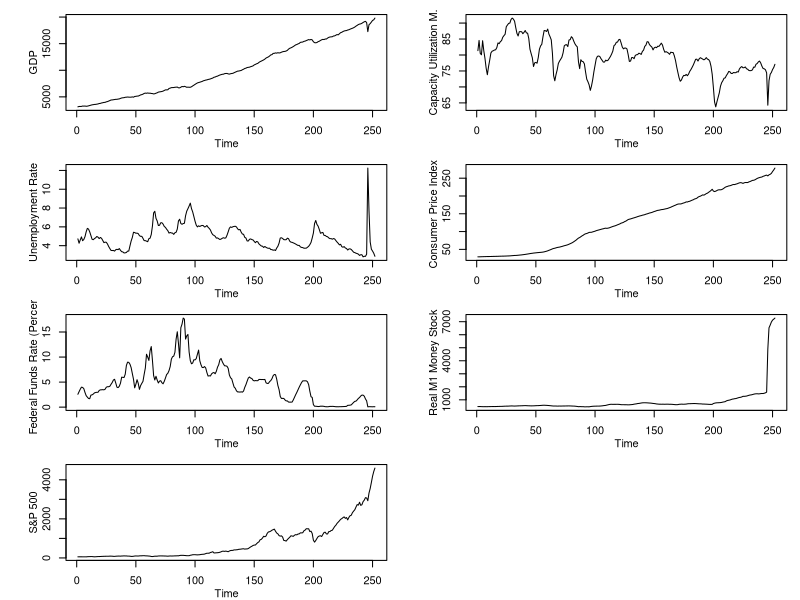
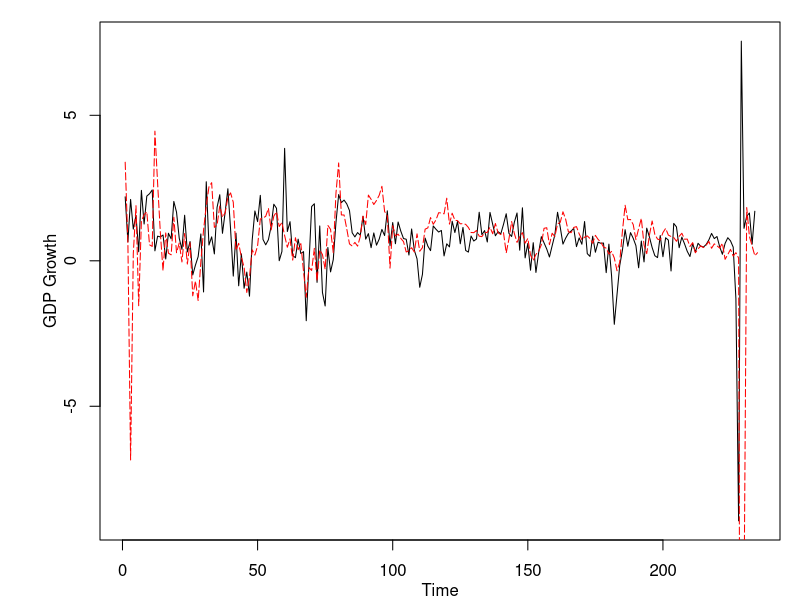
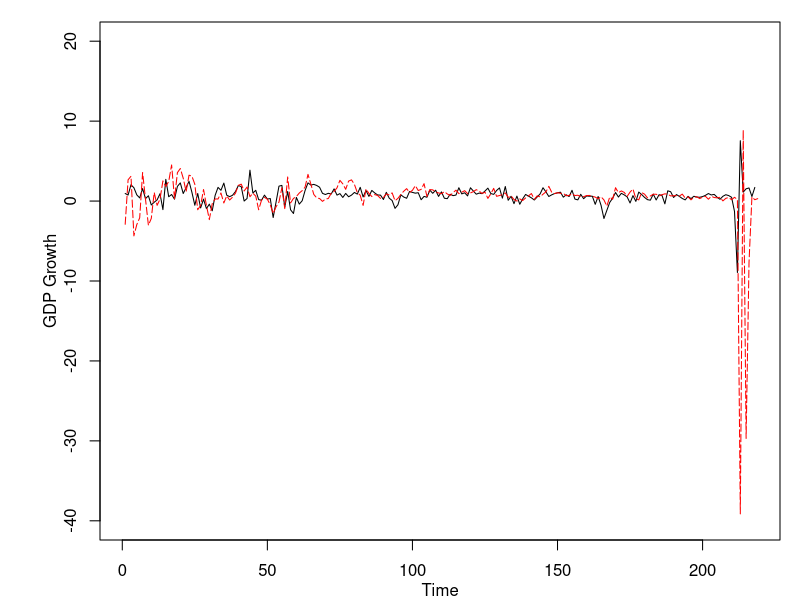
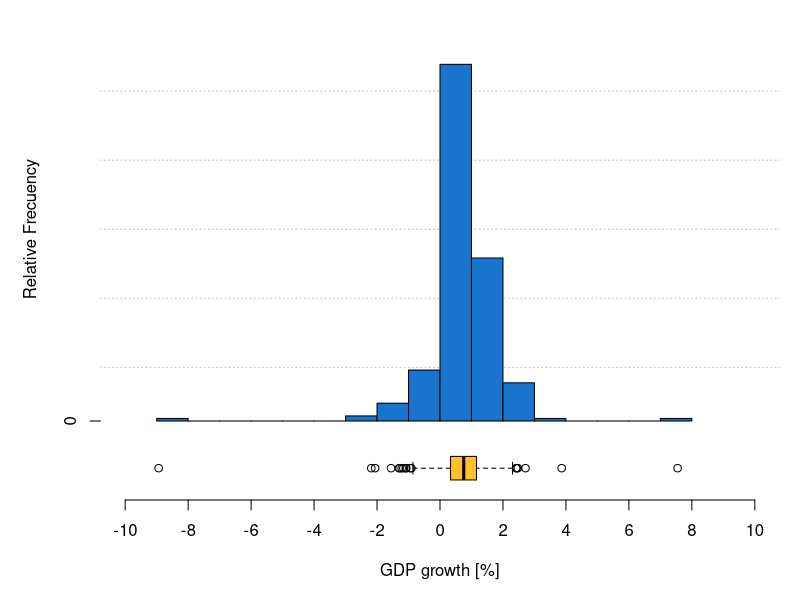
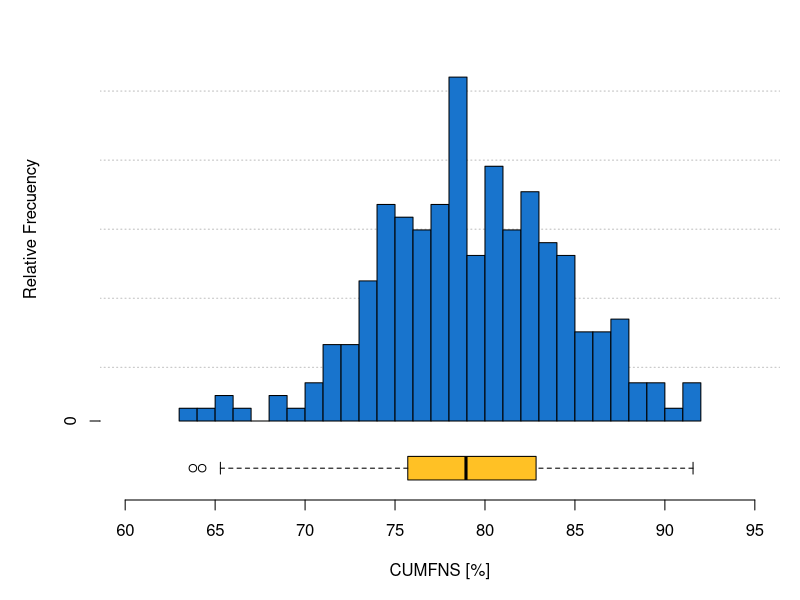
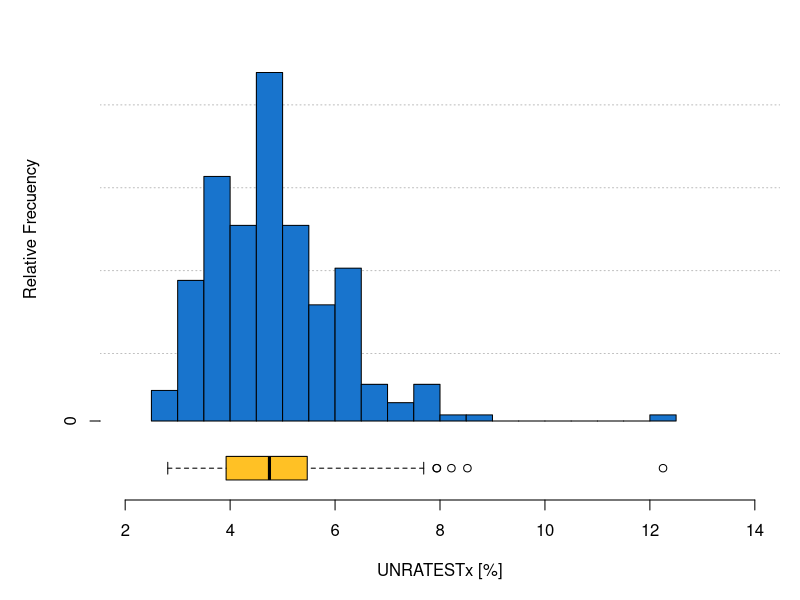
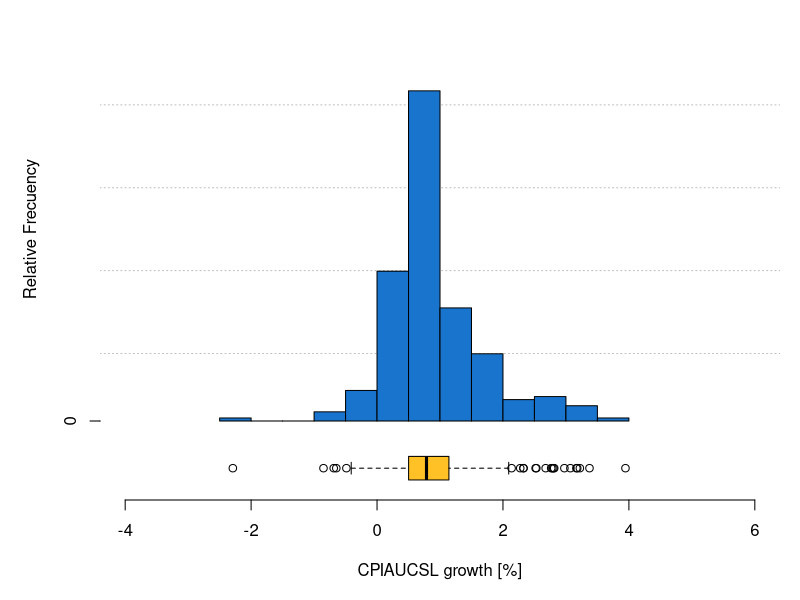
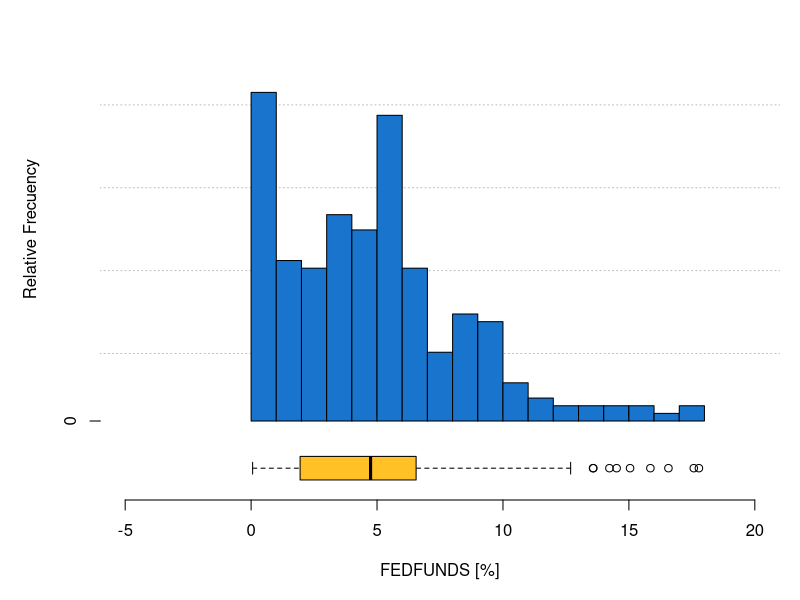

Generate these figures, in order, with R:
#*** Jorge Eduardo Durán Vásquez***
#*** Case Studies SS 2022 ***
#*** Project 1: One-Quarter-Ahead Forecasts of US GDP Growth A Vector Autoregression Approach 

###########***Upload and processing data***####################################

# Upload the data set
Data <- read.table(file = "2022-02.csv", header = TRUE, sep = ',')

# Pre-processing the data
testdata <-Data[3:254,]
NewData <- data.frame(Data$sasdate,Data$GDPC1,Data$CUMFNS,Data$UNRATESTx,Data$CPIAUCSL,Data$FEDFUNDS,Data$M1REAL,Data$S.P.500)

#Save the data without the first to rows
finaldataset <- NewData[3:254,]
class(finaldataset)

# Transforming Growth Gross Domestic Product (GDP) 
GDPgrowth = (diff(finaldataset$Data.GDPC1,1)/finaldataset$Data.GDPC1[1:251])*100

#Transforming Consumer Price Index (CPIAUCSL)
CPIAUCSLgrowth = (diff(finaldataset$Data.CPIAUCSL,1)/finaldataset$Data.CPIAUCSL[1:251])*100

# Transforming M1 money stock (M1REAL)
M1REALgrowth = (diff(finaldataset$Data.M1REAL,1)/finaldataset$Data.M1REAL[1:251])*100

#Transforming to Growth S&P 500 (S.P.500)
S.P.500growth = (diff(finaldataset$Data.S.P.500,1)/finaldataset$Data.S.P.500[1:251])*100

plottisdata <- data.frame(GDPgrowth,
                          finaldataset$Data.CUMFNS[2:252],
                          finaldataset$Data.UNRATESTx[2:252],
                          CPIAUCSLgrowth,
                          finaldataset$Data.FEDFUNDS[2:252],
                          M1REALgrowth,
                          S.P.500growth) 

colnames(plottisdata) <- c('GDP_growth',
                           'CUMFNS',
                           'UNRATESTx',
                           'CPIAUCSL',
                           'FEDFUNDS',
                           'M1REAL_growth',
                           'S.P.500_growth')

# Change the format of the data to get time series data

tis_GDPC1 <- ts(plottisdata$GDP_growth, start= c(1959,2), frequency = 4, end=c(2021,4))
tis_CUMFNS<- ts(plottisdata$CUMFNS, start= c(1959,2), frequency = 4, end=c(2021,4))
tis_UNRATESTx <- ts(plottisdata$UNRATESTx, start= c(1959,2), frequency = 4, end=c(2021,4))
tis_CPIAUCSL <- ts(plottisdata$CPIAUCSL, start= c(1959,2), frequency = 4, end=c(2021,4))
tis_FEDFUNDS <- ts(plottisdata$FEDFUNDS, start= c(1959,2), frequency = 4, end=c(2021,4))
tis_M1REAL <- ts(plottisdata$M1REAL_growth, start= c(1959,2), frequency = 4, end=c(2021,4))
tis_S.P.500 <- ts(plottisdata$S.P.500_growth, start= c(1959,2), frequency = 4, end=c(2021,4))


###########***Summary of the data ***########################################################################

summary(finaldataset)

#*** Growth Gross Domestic Product (GDP) ***#

pdf(file = "Hist_GDP.pdf",   # The directory you want to save the file in
    width = 5, # The width of the plot in inches
    height = 5) # The height of the plot in inches

# Layout to split the screen, here we are creating one column and 2 rows in the visualization.
layout(mat = matrix(c(1,2),2,1, byrow=TRUE), height = c(8,3))
# Now we set up the margin of the first graph that will be in the in the Layout function
par(mar=c(0, 5, 1.1, 1))
# Draw the histogram of the variable
h1<- hist(GDPgrowth, breaks = 20, plot = FALSE)
h1$counts=(h1$counts)/sum(h1$counts) #Relative frequencies
plot(h1, main= "",xlim=c(-10,10), ylim=c(0,0.60), xaxt="n",
     col="dodgerblue3", ylab="Relative Frecuency",
     panel.first=grid(NA, 6, col = "gray", lty = "dotted",lwd = par("lwd")))
# Now we set up the margin of the second graph that will be in the Layout function
par(mar=c(5, 5, 0, 1))
boxplot(GDPgrowth, horizontal = TRUE, frame=FALSE, ylim=c(-10,10), col= "goldenrod1", xlab ="GDP growth [%]",xaxt='n')
axis(1,at = seq(-10,10,2))

## Run dev.off() to create the PDF file
dev.off()

# Look for outliers
boxplot.stats(GDPgrowth)$out

#*** Manufacturing industry capacity utilization (CUMFNS) ***#

pdf(file = "Hist_CUMFNS.pdf",   # The directory you want to save the file in
    width = 5, # The width of the plot in inches
    height = 5) # The height of the plot in inches

# Layout to split the screen, here we are creating one column and 2 rows in the visualization.
layout(mat = matrix(c(1,2),2,1, byrow=TRUE), height = c(8,3))
# Now we set up the margin of the first graph that will be in the in the Layout function
par(mar=c(0, 5, 1.1, 1))
# Draw the histogram of the variable
h2<- hist(plottisdata$CUMFNS, breaks = 20, plot = FALSE)
h2$counts=(h2$counts)/sum(h2$counts) #Relative frequencies
plot(h2, main= "", xlim=c(60,95), ylim=c(0,0.12),
     col="dodgerblue3", ylab="Relative Frecuency", xaxt='n',
     panel.first=grid(NA, 6, col = "gray", lty = "dotted",lwd = par("lwd")))
# Now we set up the margin of the second graph that will be in the Layout function
par(mar=c(5, 5, 0, 1))
boxplot(plottisdata$CUMFNS, horizontal = TRUE, frame=FALSE, ylim=c(60,95), col= "goldenrod1", xlab ="CUMFNS [%]",xaxt='n')
axis(1,at = seq(60,95,5))

## Run dev.off() to create the PDF file
dev.off()

# Look for outliers
boxplot.stats(plottisdata$CUMFNS)$out

#*** Unemployment rate less than 27 weeks (UNRATESTx) ***#

pdf(file = "Hist_UNRATESTx.pdf",   # The directory you want to save the file in
    width = 5, # The width of the plot in inches
    height = 5) # The height of the plot in inches

# Layout to split the screen, here we are creating one column and 2 rows in the visualization.
layout(mat = matrix(c(1,2),2,1, byrow=TRUE), height = c(8,3))
# Now we set up the margin of the first graph that will be in the in the Layout function
par(mar=c(0, 5, 1.1, 1))
# Draw the histogram of the variable
h3<- hist(plottisdata$UNRATESTx, breaks = 20, plot = FALSE)
h3$counts=(h3$counts)/sum(h3$counts) #Relative frequencies
plot(h3, main= "", xlim=c(2,14), ylim=c(0,0.25),
     col="dodgerblue3", ylab="Relative Frecuency", xaxt='n',
     panel.first=grid(NA, 5, col = "gray", lty = "dotted",lwd = par("lwd")))
# Now we set up the margin of the second graph that will be in the Layout function
par(mar=c(5, 5, 0, 1))
boxplot(plottisdata$UNRATESTx, horizontal = TRUE, frame=FALSE, ylim=c(2,14), col= "goldenrod1", xlab ="UNRATESTx [%]",xaxt='n')
axis(1,at = seq(2,14,2))

## Run dev.off() to create the PDF file
dev.off()

# Look for outliers
boxplot.stats(plottisdata$UNRATESTx)$out

#*** Consumer price index for all urban consumers  (CPIAUCSL) ***#

pdf(file = "Hist_CPIAUCSL.pdf",   # The directory you want to save the file in
    width = 5, # The width of the plot in inches
    height = 5) # The height of the plot in inches

# Layout to split the screen, here we are creating one column and 2 rows in the visualization.
layout(mat = matrix(c(1,2),2,1, byrow=TRUE), height = c(8,3))
# Now we set up the margin of the first graph that will be in the in the Layout function
par(mar=c(0, 5, 1.1, 1))
# Draw the histogram of the variable
h4<- hist(plottisdata$CPIAUCSL, breaks = 20, plot = FALSE)
h4$counts=(h4$counts)/sum(h4$counts) #Relative frequencies
plot(h4, main= "", xlim=c(-4,6), ylim=c(0,0.5),
     col="dodgerblue3", ylab="Relative Frecuency", xaxt='n',
     panel.first=grid(NA, 5, col = "gray", lty = "dotted",lwd = par("lwd")))
# Now we set up the margin of the second graph that will be in the Layout function
par(mar=c(5, 5, 0, 1))
boxplot(plottisdata$CPIAUCSL, horizontal = TRUE, frame=FALSE, ylim=c(-4,6), col= "goldenrod1", xlab ="CPIAUCSL growth [%]",xaxt='n')
axis(1,at = seq(-4,6,2))

## Run dev.off() to create the PDF file
dev.off()

# Look for outliers
boxplot.stats(plottisdata$CPIAUCSL)$out

#*** Effective Federal Funds rate (FEDFUNDS) ***#

pdf(file = "Hist_FEDFUNDS.pdf",   # The directory you want to save the file in
    width = 5, # The width of the plot in inches
    height = 5) # The height of the plot in inches

# Layout to split the screen, here we are creating one column and 2 rows in the visualization.
layout(mat = matrix(c(1,2),2,1, byrow=TRUE), height = c(8,3))
# Now we set up the margin of the first graph that will be in the in the Layout function
par(mar=c(0, 5, 1.1, 1))
# Draw the histogram of the variable
h5<- hist(plottisdata$FEDFUNDS, breaks = 20, plot = FALSE)
h5$counts=(h5$counts)/sum(h5$counts) #Relative frequencies
plot(h5, main= "", xlim=c(-5,20), ylim=c(0,0.20),
     col="dodgerblue3", ylab="Relative Frecuency", xaxt='n',
     panel.first=grid(NA, 5, col = "gray", lty = "dotted",lwd = par("lwd")))
# Now we set up the margin of the second graph that will be in the Layout function
par(mar=c(5, 5, 0, 1))
boxplot(plottisdata$FEDFUNDS, horizontal = TRUE, frame=FALSE, ylim=c(-5,20), col= "goldenrod1", xlab ="FEDFUNDS [%]",xaxt='n')
axis(1,at = seq(-5,20,5))

## Run dev.off() to create the PDF file
dev.off()

# Look for outliers
boxplot.stats(plottisdata$FEDFUNDS)$out

#*** Real M1 money stock (M1REAL) ***#

pdf(file = "Hist_M1REAL.pdf",   # The directory you want to save the file in
    width = 5, # The width of the plot in inches
    height = 5) # The height of the plot in inches

# Layout to split the screen, here we are creating one column and 2 rows in the visualization.
layout(mat = matrix(c(1,2),2,1, byrow=TRUE), height = c(8,3))
# Now we set up the margin of the first graph that will be in the in the Layout function
par(mar=c(0, 5, 1.1, 1))
# Draw the histogram of the variable
h6<- hist(plottisdata$M1REAL_growth, breaks = 100, plot = FALSE)
h6$counts=(h6$counts)/sum(h6$counts) #Relative frequencies
plot(h6, main= "", 
     col="dodgerblue3", ylab="Relative Frecuency", xaxt='n', xlim=c(-20,220),
     panel.first=grid(NA, 5, col = "gray", lty = "dotted",lwd = par("lwd")))
# Now we set up the margin of the second graph that will be in the Layout function
par(mar=c(5, 5, 0, 1))
boxplot(plottisdata$M1REAL_growth, horizontal = TRUE, frame=FALSE, ylim=c(-20,220), col= "goldenrod1", xlab ="M1REAL growth [%]", xaxt='n')
axis(1,at = seq(-20,220,30))

## Run dev.off() to create the PDF file
dev.off()

# Look for outliers
boxplot.stats(plottisdata$M1REAL_growth)$out

#*** Standard & Poor's 500 common stock price index ***#

pdf(file = "Hist_S.P.500.pdf",   # The directory you want to save the file in
    width = 5, # The width of the plot in inches
    height = 5) # The height of the plot in inches

# Layout to split the screen, here we are creating one column and 2 rows in the visualization.
layout(mat = matrix(c(1,2),2,1, byrow=TRUE), height = c(8,3))
# Now we set up the margin of the first graph that will be in the in the Layout function
par(mar=c(0, 5, 1.1, 1))
# Draw the histogram of the variable
h7<- hist(plottisdata$S.P.500_growth, breaks = 20, plot = FALSE)
h7$counts=(h7$counts)/sum(h7$counts) #Relative frequencies
plot(h7, main= "", xlim=c(-30,30), ylim=c(0,0.20),
     col="dodgerblue3", ylab="Relative Frecuency", xaxt='n',
     panel.first=grid(NA, 5, col = "gray", lty = "dotted",lwd = par("lwd")))
# Now we set up the margin of the second graph that will be in the Layout function
par(mar=c(5, 5, 0, 1))
boxplot(plottisdata$S.P.500_growth, horizontal = TRUE, frame=FALSE, ylim=c(-30,30), col= "goldenrod1", xlab ="S&P 500 growth [%]", xaxt='n')
axis(1,at = seq(-30,30,10))

## Run dev.off() to create the PDF file
dev.off()

# Look for outliers
boxplot.stats(plottisdata$S.P.500_growth)$out

###########***Part a Ploting Time Series***############################################

# Without transformation 
par(mfrow=c(4,2),mar=c(3, 5, 1.1, 1),mgp=c(2,1,0))
plot(c(1:252),finaldataset$Data.GDPC1, type = 'l', xlab="Time", ylab="GDP")
plot(c(1:252),finaldataset$Data.CUMFNS, type = 'l', xlab="Time", ylab="Capacity Utilization M.")
plot(c(1:252),finaldataset$Data.UNRATESTx, type = 'l', xlab="Time", ylab="Unemployment Rate")
plot(c(1:252),finaldataset$Data.CPIAUCSL, type = 'l', xlab="Time", ylab="Consumer Price Index ")
plot(c(1:252),finaldataset$Data.FEDFUNDS, type = 'l', xlab="Time", ylab="Federal Funds Rate (Percent)")
plot(c(1:252),finaldataset$Data.M1REAL, type = 'l', xlab="Time", ylab="Real M1 Money Stock")
plot(c(1:252),finaldataset$Data.S.P.500, type = 'l', xlab="Time", ylab="S&P 500")


# With transformation 

pdf(file = "Time_Series.pdf",   # The directory you want to save the file in
    width = 6, # The width of the plot in inches
    height = 6) # The height of the plot in inches

par(mfrow=c(4,2),mar=c(3, 5, 1.1, 1),mgp=c(2,1,0))
ts.plot(tis_GDPC1, ylab="GDP Growth [%]", xlab="Years")
ts.plot(tis_CUMFNS, ylab="CUMFNS [%]", xlab="Years")
ts.plot(tis_UNRATESTx, ylab="UNRATESTx [%]", xlab="Years")
ts.plot(tis_CPIAUCSL, ylab="Inflation [%]", xlab="Years")
ts.plot(tis_FEDFUNDS, ylab="FEDFUNDS [%]", xlab="Years")
ts.plot(tis_M1REAL, ylab="M1REAL Growth [%]", xlab="Years")
ts.plot(tis_S.P.500, ylab="S&P 500 Growth [%]", xlab="Years")

## Run dev.off() to create the PDF file
dev.off()

###########***Part b AR(1) model***############################################

#We create a vector to store the predicted values
Forecastingtis_AR= c()

for (i in 1:(length(GDPgrowth)-2)){
  
  ones_AR = rep(1,(1+i))
  yt1_AR = GDPgrowth[1:(1+i)]
  
  z_AR = rbind(ones_AR,yt1_AR)
  Y_AR = rbind(GDPgrowth[2:(2+i)])
        
  C_AR = solve(z_AR%*%t(z_AR))
  B_AR = Y_AR%*%t(z_AR)
  A_AR = B_AR%*%C_AR
  
  pred_AR= A_AR[1,1] +
          (A_AR[1,2]*GDPgrowth[2+i])
    
    Forecastingtis_AR <-  append(Forecastingtis_AR,pred_AR)
  
}

GDPgrowth_graph_AR1 <- ts(GDPgrowth[-c(1:3)], start= c(1960,1), frequency = 4, end=c(2021,4))
Forecastingtis_AR1 <- ts(Forecastingtis_AR, start= c(1960,1), frequency = 4, end=c(2021,4))

GDPgrowth_AR_graph <- GDPgrowth[-c(1:3)]
 
pdf(file = "AR_1_GDP.pdf",   # The directory you want to save the file in
     width = 8, # The width of the plot in inches
     height = 5) # The height of the plot in inches

par(mfrow=c(1,1))
ts.plot(GDPgrowth_graph_AR1, type = 'l', xlab="Time [Years]", ylab="GDP Growth [%]",lwd = 2, ylim=c(-15,10))
points(Forecastingtis_AR1, col= 'red', type = 'l', lty= 1,lwd = 2)
 legend("topleft", legend=c("GDP growth","AR(1) forecast GDP growth"),
        col=c("black", "red"), lty=c("solid","solid"),lwd = c(2,2),cex=0.8)

## Run dev.off() to create the PDF file
dev.off()

forecasting_error_AR = (sqrt((1/length(GDPgrowth_AR_graph))*sum((GDPgrowth_AR_graph-Forecastingtis_AR[-c(249)])^2)))
forecasting_error_AR
# forecasting_error_AR1 = 1.206266

###########***Part c VAR(1) model***#########################################

#Estimation of the parameters with all available information

Forecasting_var= c()

for (i in 1:(length(GDPgrowth)-8)){

  ones = rep(1,(7+i))
  yt1 = GDPgrowth[1:(7+i)]
  yt2 = finaldataset$Data.CUMFNS[2:(8+i)]
  yt3 = finaldataset$Data.UNRATESTx[2:(8+i)]
  yt4 = CPIAUCSLgrowth[1:(7+i)]
  yt5 = finaldataset$Data.FEDFUNDS[2:(8+i)]
  yt6 = M1REALgrowth[1:(7+i)]
  yt7 = S.P.500growth[1:(7+i)]

  z = rbind(ones,yt1,yt2,yt3,yt4,yt5,yt6,yt7)
  Y = rbind(GDPgrowth[2:(8+i)],
            finaldataset$Data.CUMFNS[3:(9+i)],
            finaldataset$Data.UNRATESTx[3:(9+i)],
            CPIAUCSLgrowth[2:(8+i)],
            finaldataset$Data.FEDFUNDS[3:(9+i)],
            M1REALgrowth[2:(8+i)],
            S.P.500growth[2:(8+i)])
  
  C = solve(z%*%t(z))
  B = Y%*%t(z)
  A = B%*%C

  pred= A[1,1] +
       (A[1,2]*GDPgrowth[8+i])+
       (A[1,3]*finaldataset$Data.CUMFNS[9+i])+
       (A[1,4]*finaldataset$Data.UNRATESTx[9+i])+
       (A[1,5]*CPIAUCSLgrowth[8+i])+
       (A[1,6]*finaldataset$Data.FEDFUNDS[9+i])+
       (A[1,7]*M1REALgrowth[8+i])+
       (A[1,8]*S.P.500growth[8+i])

  Forecasting_var <-  append(Forecasting_var,pred)
  
}

Resd_1 = Y- (A%*%z)

GDPgrowth_graph_VAR1 <- ts(GDPgrowth[-c(1:9)], start= c(1961,3), frequency = 4, end=c(2021,4))
Forecastingtis_VAR1 <- ts(Forecasting_var[-c(243)], start= c(1961,3), frequency = 4, end=c(2021,4))

GDPgrowth_VAR_graph <- GDPgrowth[-c(1:9)]

pdf(file = "VAR_1_GDP.pdf",   # The directory you want to save the file in
    width = 10, # The width of the plot in inches
    height = 5) # The height of the plot in inches

par(mfrow=c(1,1))
ts.plot(GDPgrowth_graph_AR1, type = 'l', xlab="Time [Years]", ylab="GDP Growth [%]",lwd = 2, ylim=c(-15,10))
points(Forecastingtis_VAR1, col= 'blue', type = 'l', lty=1,lwd = 2)
points(Forecastingtis_AR1, col= 'red', type = 'l', lty=1,lwd = 2)
legend("topleft", legend=c("GDP growth","AR(1) forecast GDP growth","VAR(1) forecast GDP growth"),
       col=c("black", "red",'blue'), lty=c("solid","solid","solid"),lwd = c(2,2,2),cex=0.8)

## Run dev.off() to create the PDF file
dev.off()

forecasting_error_VAR = (sqrt((1/length(GDPgrowth_VAR_graph))*sum((GDPgrowth_VAR_graph-Forecasting_var[-c(243)])^2)))
forecasting_error_VAR
# forecasting_error_VAR = 1.980594

###########***Part d Granger causality***##############

#we estimate the variance of the error 

var_P1_1= solve(z%*%t(z))
var_P1_2= ((Resd_1%*%t(Resd_1))/(250-(7*1)-1))
var_P1 = kronecker(var_P1_1,var_P1_2)

# T-test statistic for GDP

t_test_GDP= A[1,2]/sqrt(var_P1[8,8])
t_test_GDP

#t_test_GDP 1.448

# For a large sample size it follows a normal distribution
# at the level of significance alpha = 0.05 we have that for a 
# 2 sided test the critical value is (+/-) 1.96
# because 1.448 < 1.96 we do not reject the null hypothesis, which indicates
# that the parameter estimation for lag 1 GDP could be 0.

t_test_CUMFNS= A[1,3]/sqrt(var_P1[15,15])
t_test_CUMFNS

# t_test_CUMFNS = 4.456844

t_test_UNRATESTx= A[1,4]/sqrt(var_P1[22,22])
t_test_UNRATESTx

# t_test_UNRATESTx = 4.03169

t_test_CPIAUCSL= A[1,5]/sqrt(var_P1[29,29])
t_test_CPIAUCSL

# t_test_CPIAUCSL = -1.607346 

t_test_FEDFUNDS= A[1,6]/sqrt(var_P1[36,36])
t_test_FEDFUNDS

# t_test_FEDFUNDS =  -2.013595

t_test_M1REAL= A[1,7]/sqrt(var_P1[43,43])
t_test_M1REAL

# t_test_M1REAL = 4.618165 

t_test_S.P.500= A[1,8]/sqrt(var_P1[50,50])
t_test_S.P.500

# t_test_S.P.500 = 3.453106

###########***Part e AIC***#########################################
# The forecasting error for VAR(1) was calculated in part c
#AIC For p=1

Forecasting_var_AIC_P1= c()

for (i in 1:(length(GDPgrowth)-11)){
  
  ones_AIC_P1 = rep(1,(7+i))
  yt1_AIC_P1 = GDPgrowth[4:(10+i)]
  yt2_AIC_P1 = finaldataset$Data.CUMFNS[5:(11+i)]
  yt3_AIC_P1 = finaldataset$Data.UNRATESTx[5:(11+i)]
  yt4_AIC_P1 = CPIAUCSLgrowth[4:(10+i)]
  yt5_AIC_P1 = finaldataset$Data.FEDFUNDS[5:(11+i)]
  yt6_AIC_P1 = M1REALgrowth[4:(10+i)]
  yt7_AIC_P1 = S.P.500growth[4:(10+i)]
  
  z_AIC_P1 = rbind(ones_AIC_P1,
            yt1_AIC_P1,
            yt2_AIC_P1,
            yt3_AIC_P1,
            yt4_AIC_P1,
            yt5_AIC_P1,
            yt6_AIC_P1,
            yt7_AIC_P1)
  
  Y_AIC_P1 = rbind(GDPgrowth[5:(11+i)],
            finaldataset$Data.CUMFNS[6:(12+i)],
            finaldataset$Data.UNRATESTx[6:(12+i)],
            CPIAUCSLgrowth[5:(11+i)],
            finaldataset$Data.FEDFUNDS[6:(12+i)],
            M1REALgrowth[5:(11+i)],
            S.P.500growth[5:(11+i)])
  
  C_AIC_P1 = solve(z_AIC_P1%*%t(z_AIC_P1))
  B_AIC_P1 = Y_AIC_P1%*%t(z_AIC_P1)
  A_AIC_P1 = B_AIC_P1%*%C_AIC_P1
  
  pred_AIC_P1= A_AIC_P1[1,1] +
    (A_AIC_P1[1,2]*GDPgrowth[12+i])+
    (A_AIC_P1[1,3]*finaldataset$Data.CUMFNS[13+i])+
    (A_AIC_P1[1,4]*finaldataset$Data.UNRATESTx[13+i])+
    (A_AIC_P1[1,5]*CPIAUCSLgrowth[12+i])+
    (A_AIC_P1[1,6]*finaldataset$Data.FEDFUNDS[13+i])+
    (A_AIC_P1[1,7]*M1REALgrowth[12+i])+
    (A_AIC_P1[1,8]*S.P.500growth[12+i])
  
  Forecasting_var_AIC_P1 <-  append(Forecasting_var_AIC_P1,pred_AIC_P1)
  
}


Resd_1_AIC_P1 = Y_AIC_P1- (A_AIC_P1%*%z_AIC_P1)
Cov_resM1_T_AIC_P1 = (Resd_1_AIC_P1%*%t(Resd_1_AIC_P1))/247
AIC_P1= log(det(Cov_resM1_T_AIC_P1)) + ((2/247)*(1*(7^2)+7))

AIC_P1
#AIC_P1 = 2.053082

#For p=2, first we calculate the forecasting error with all available information

Forecasting_var_P2= c()

for (i in 1:(length(GDPgrowth)-16)){
  
  ones_P2 = rep(1,(14+i))
  yt1_P2 = GDPgrowth[2:(15+i)]
  yt2_P2 = finaldataset$Data.CUMFNS[3:(16+i)]
  yt3_P2 = finaldataset$Data.UNRATESTx[3:(16+i)]
  yt4_P2 = CPIAUCSLgrowth[2:(15+i)]
  yt5_P2 = finaldataset$Data.FEDFUNDS[3:(16+i)]
  yt6_P2 = M1REALgrowth[2:(15+i)]
  yt7_P2 = S.P.500growth[2:(15+i)]
  yt8_P2 = GDPgrowth[1:(14+i)]
  yt9_P2 = finaldataset$Data.CUMFNS[2:(15+i)]
  yt10_P2 = finaldataset$Data.UNRATESTx[2:(15+i)]
  yt11_P2 = CPIAUCSLgrowth[1:(14+i)]
  yt12_P2 = finaldataset$Data.FEDFUNDS[2:(15+i)]
  yt13_P2 = M1REALgrowth[1:(14+i)]
  yt14_P2 = S.P.500growth[1:(14+i)]
  
  z_P2 = rbind(ones_P2,
               yt1_P2,
               yt2_P2,
               yt3_P2,
               yt4_P2,
               yt5_P2,
               yt6_P2,
               yt7_P2,
               yt8_P2,
               yt9_P2,
               yt10_P2,
               yt11_P2,
               yt12_P2,
               yt13_P2,
               yt14_P2)
  
  Y_P2 = rbind(GDPgrowth[3:(16+i)],
               finaldataset$Data.CUMFNS[4:(17+i)],
               finaldataset$Data.UNRATESTx[4:(17+i)],
               CPIAUCSLgrowth[3:(16+i)],
               finaldataset$Data.FEDFUNDS[4:(17+i)],
               M1REALgrowth[3:(16+i)],
               S.P.500growth[3:(16+i)])
  
  C_P2 = solve(z_P2%*%t(z_P2))
  B_P2 = Y_P2%*%t(z_P2)
  A_P2 = B_P2%*%C_P2
  
  pred_P2= A_P2[1,1] +
    (A_P2[1,2]*GDPgrowth[16+i])+
    (A_P2[1,3]*finaldataset$Data.CUMFNS[17+i])+
    (A_P2[1,4]*finaldataset$Data.UNRATESTx[17+i])+
    (A_P2[1,5]*CPIAUCSLgrowth[16+i])+
    (A_P2[1,6]*finaldataset$Data.FEDFUNDS[17+i])+
    (A_P2[1,7]*M1REALgrowth[16+i])+
    (A_P2[1,8]*S.P.500growth[16+i])+
    (A_P2[1,9]*GDPgrowth[15+i])+
    (A_P2[1,10]*finaldataset$Data.CUMFNS[16+i])+
    (A_P2[1,11]*finaldataset$Data.UNRATESTx[16+i])+
    (A_P2[1,12]*CPIAUCSLgrowth[15+i])+
    (A_P2[1,13]*finaldataset$Data.FEDFUNDS[16+i])+
    (A_P2[1,14]*M1REALgrowth[15+i])+
    (A_P2[1,15]*S.P.500growth[15+i])
  
  Forecasting_var_P2 <-  append(Forecasting_var_P2,pred_P2)

}

GDPgrowth_VAR_graph_P2 <- GDPgrowth[-c(1:17)]

par(mfrow=c(1,1))
ts.plot(GDPgrowth_VAR_graph_P2, type = 'l', xlab="Time", ylab="GDP Growth")
points(Forecasting_var_P2[-c(249)], col= 'red', type = 'l', lty=5)

forecasting_error_VAR_P2 = (sqrt((1/length(GDPgrowth_VAR_graph_P2))*sum((GDPgrowth_VAR_graph_P2-Forecasting_var_P2[-c(235)])^2)))
forecasting_error_VAR_P2

# forecasting_error_VAR = 3.003182

# AIC for P=2

Forecasting_var_AIC_P2= c()

for (i in 1:(length(GDPgrowth)-18)){
  
  ones_AIC_P2 = rep(1,(14+i))
  yt1_AIC_P2 = GDPgrowth[4:(17+i)]
  yt2_AIC_P2 = finaldataset$Data.CUMFNS[5:(18+i)]
  yt3_AIC_P2 = finaldataset$Data.UNRATESTx[5:(18+i)]
  yt4_AIC_P2 = CPIAUCSLgrowth[4:(17+i)]
  yt5_AIC_P2 = finaldataset$Data.FEDFUNDS[5:(18+i)]
  yt6_AIC_P2 = M1REALgrowth[4:(17+i)]
  yt7_AIC_P2 = S.P.500growth[4:(17+i)]
  yt8_AIC_P2 = GDPgrowth[3:(16+i)]
  yt9_AIC_P2 = finaldataset$Data.CUMFNS[4:(17+i)]
  yt10_AIC_P2 = finaldataset$Data.UNRATESTx[4:(17+i)]
  yt11_AIC_P2 = CPIAUCSLgrowth[3:(16+i)]
  yt12_AIC_P2 = finaldataset$Data.FEDFUNDS[4:(17+i)]
  yt13_AIC_P2 = M1REALgrowth[3:(16+i)]
  yt14_AIC_P2 = S.P.500growth[3:(16+i)]
  
  z_AIC_P2 = rbind(ones_AIC_P2,
                   yt1_AIC_P2,
                   yt2_AIC_P2,
                   yt3_AIC_P2,
                   yt4_AIC_P2,
                   yt5_AIC_P2,
                   yt6_AIC_P2,
                   yt7_AIC_P2,
                   yt8_AIC_P2,
                   yt9_AIC_P2,
                   yt10_AIC_P2,
                   yt11_AIC_P2,
                   yt12_AIC_P2,
                   yt13_AIC_P2,
                   yt14_AIC_P2)
  
  Y_AIC_P2 = rbind(GDPgrowth[5:(18+i)],
                   finaldataset$Data.CUMFNS[6:(19+i)],
                   finaldataset$Data.UNRATESTx[6:(19+i)],
                   CPIAUCSLgrowth[5:(18+i)],
                   finaldataset$Data.FEDFUNDS[6:(19+i)],
                   M1REALgrowth[5:(18+i)],
                   S.P.500growth[5:(18+i)])
  
  C_AIC_P2 = solve(z_AIC_P2%*%t(z_AIC_P2))
  B_AIC_P2 = Y_AIC_P2%*%t(z_AIC_P2)
  A_AIC_P2 = B_AIC_P2%*%C_AIC_P2
  
  pred_AIC_P2= A_AIC_P2[1,1] +
               (A_AIC_P2[1,2]*GDPgrowth[18+i])+
              (A_AIC_P2[1,3]*finaldataset$Data.CUMFNS[19+i])+
              (A_AIC_P2[1,4]*finaldataset$Data.UNRATESTx[19+i])+
              (A_AIC_P2[1,5]*CPIAUCSLgrowth[18+i])+
              (A_AIC_P2[1,6]*finaldataset$Data.FEDFUNDS[19+i])+
              (A_AIC_P2[1,7]*M1REALgrowth[18+i])+
              (A_AIC_P2[1,8]*S.P.500growth[18+i])+
              (A_AIC_P2[1,9]*GDPgrowth[17+i])+
              (A_AIC_P2[1,10]*finaldataset$Data.CUMFNS[18+i])+
              (A_AIC_P2[1,11]*finaldataset$Data.UNRATESTx[18+i])+
              (A_AIC_P2[1,12]*CPIAUCSLgrowth[17+i])+
              (A_AIC_P2[1,13]*finaldataset$Data.FEDFUNDS[18+i])+
              (A_AIC_P2[1,14]*M1REALgrowth[17+i])+
              (A_AIC_P2[1,15]*S.P.500growth[17+i])
  
  Forecasting_var_AIC_P2 <-  append(Forecasting_var_AIC_P2,pred_AIC_P2)
  
}


Resd_1_AIC_P2 = Y_AIC_P2 - (A_AIC_P2%*%z_AIC_P2)
Cov_resM1_T_AIC_P2 = (Resd_1_AIC_P2%*%t(Resd_1_AIC_P2))/247
AIC_P2= log(det(Cov_resM1_T_AIC_P2)) + ((2/247)*(2*(7^2)+7))

AIC_P2

#AIC_P2 = 1.407417

#For p=3, first we calculate the forecasting error with all available information

Forecasting_var_P3= c()

for (i in 1:(length(GDPgrowth)-24)){
  
  ones_P3 = rep(1,(21+i))
  yt1_P3 = GDPgrowth[3:(23+i)]
  yt2_P3 = finaldataset$Data.CUMFNS[4:(24+i)]
  yt3_P3 = finaldataset$Data.UNRATESTx[4:(24+i)]
  yt4_P3 = CPIAUCSLgrowth[3:(23+i)]
  yt5_P3 = finaldataset$Data.FEDFUNDS[4:(24+i)]
  yt6_P3 = M1REALgrowth[3:(23+i)]
  yt7_P3 = S.P.500growth[3:(23+i)]
  yt8_P3 = GDPgrowth[2:(22+i)]
  yt9_P3 = finaldataset$Data.CUMFNS[3:(23+i)]
  yt10_P3 = finaldataset$Data.UNRATESTx[3:(23+i)]
  yt11_P3 = CPIAUCSLgrowth[2:(22+i)]
  yt12_P3 = finaldataset$Data.FEDFUNDS[3:(23+i)]
  yt13_P3 = M1REALgrowth[2:(22+i)]
  yt14_P3 = S.P.500growth[2:(22+i)]
  yt15_P3 = GDPgrowth[1:(21+i)]
  yt16_P3 = finaldataset$Data.CUMFNS[2:(22+i)]
  yt17_P3 = finaldataset$Data.UNRATESTx[2:(22+i)]
  yt18_P3 = CPIAUCSLgrowth[1:(21+i)]
  yt19_P3 = finaldataset$Data.FEDFUNDS[2:(22+i)]
  yt20_P3 = M1REALgrowth[1:(21+i)]
  yt21_P3 = S.P.500growth[1:(21+i)]

  z_P3 = rbind(ones_P3,
               yt1_P3,
               yt2_P3,
               yt3_P3,
               yt4_P3,
               yt5_P3,
               yt6_P3,
               yt7_P3,
               yt8_P3,
               yt9_P3,
               yt10_P3,
               yt11_P3,
               yt12_P3,
               yt13_P3,
               yt14_P3,
               yt15_P3,
               yt16_P3,
               yt17_P3,
               yt18_P3,
               yt19_P3,
               yt20_P3,
               yt21_P3)
  
  Y_P3 = rbind(GDPgrowth[4:(24+i)],
               finaldataset$Data.CUMFNS[5:(25+i)],
               finaldataset$Data.UNRATESTx[5:(25+i)],
               CPIAUCSLgrowth[4:(24+i)],
               finaldataset$Data.FEDFUNDS[5:(25+i)],
               M1REALgrowth[4:(24+i)],
               S.P.500growth[4:(24+i)])
  
  C_P3 = solve(z_P3%*%t(z_P3))
  B_P3 = Y_P3%*%t(z_P3)
  A_P3 = B_P3%*%C_P3
  
  pred_P3= A_P3[1,1] +
    (A_P3[1,2]*GDPgrowth[24+i])+
    (A_P3[1,3]*finaldataset$Data.CUMFNS[25+i])+
    (A_P3[1,4]*finaldataset$Data.UNRATESTx[25+i])+
    (A_P3[1,5]*CPIAUCSLgrowth[24+i])+
    (A_P3[1,6]*finaldataset$Data.FEDFUNDS[25+i])+
    (A_P3[1,7]*M1REALgrowth[24+i])+
    (A_P3[1,8]*S.P.500growth[24+i])+
    (A_P3[1,9]*GDPgrowth[23+i])+
    (A_P3[1,10]*finaldataset$Data.CUMFNS[24+i])+
    (A_P3[1,11]*finaldataset$Data.UNRATESTx[24+i])+
    (A_P3[1,12]*CPIAUCSLgrowth[23+i])+
    (A_P3[1,13]*finaldataset$Data.FEDFUNDS[24+i])+
    (A_P3[1,14]*M1REALgrowth[23+i])+
    (A_P3[1,15]*S.P.500growth[23+i])+
    (A_P3[1,16]*GDPgrowth[22+i])+
    (A_P3[1,17]*finaldataset$Data.CUMFNS[23+i])+
    (A_P3[1,18]*finaldataset$Data.UNRATESTx[23+i])+
    (A_P3[1,19]*CPIAUCSLgrowth[22+i])+
    (A_P3[1,20]*finaldataset$Data.FEDFUNDS[23+i])+
    (A_P3[1,21]*M1REALgrowth[22+i])+
    (A_P3[1,22]*S.P.500growth[22+i])

  Forecasting_var_P3 <- append(Forecasting_var_P3,pred_P3)

}


GDPgrowth_graph_VAR3 <- ts(GDPgrowth[-c(1:25)], start= c(1965,3), frequency = 4, end=c(2021,4))
Forecastingtis_VAR3 <- ts(Forecasting_var_P3[-c(227)], start= c(1965,3), frequency = 4, end=c(2021,4))
Forecasting_VAR1_P3 <- ts(Forecasting_var[17:242], start= c(1965,3), frequency = 4, end=c(2021,4))
Forecastingtis_P3 <- ts(Forecastingtis_AR1[23:248], start= c(1965,3), frequency = 4, end=c(2021,4))

GDPgrowth_VAR_graph_P3 <- GDPgrowth[-c(1:25)]

pdf(file = "VAR_3_GDP.pdf",   # The directory you want to save the file in
    width = 15, # The width of the plot in inches
    height = 10) # The height of the plot in inches


par(mfrow=c(1,1))
ts.plot(GDPgrowth_graph_VAR3, type = 'l', xlab="Time [Years]", ylab="GDP Growth [%]", ylim=c(-35,15),lwd = 2)
points(Forecastingtis_VAR3, col= 'magenta2', type = 'l', lty=1,lwd = 2)
points(Forecasting_VAR1_P3, col= 'blue', type = 'l', lty=1,lwd = 2)
points(Forecastingtis_P3, col= 'red', type = 'l', lty=1,lwd = 2)
legend("bottomleft", legend=c("GDP growth","AR(1) forecast GDP growth","VAR(1) forecast GDP growth","VAR(3) forecast GDP growth"),
       col=c("black", "red",'blue','magenta2'), lty=c("solid","solid","solid","solid"),lwd = c(3,3,3,3), cex = 1.5)

## Run dev.off() to create the PDF file
dev.off()

forecasting_error_VAR_P3= (sqrt((1/length(GDPgrowth_VAR_graph_P3))*sum((GDPgrowth_VAR_graph_P3-Forecasting_var_P3[-c(227)])^2)))
forecasting_error_VAR_P3

# forecasting_error_VAR = 3.87826

# AIC for P=3

Forecasting_var_AIC_P3= c()

for (i in 1:(length(GDPgrowth)-25)){
  
  ones_AIC_P3 = rep(1,(21+i))
  yt1_AIC_P3 = GDPgrowth[4:(24+i)]
  yt2_AIC_P3 = finaldataset$Data.CUMFNS[5:(25+i)]
  yt3_AIC_P3 = finaldataset$Data.UNRATESTx[5:(25+i)]
  yt4_AIC_P3 = CPIAUCSLgrowth[4:(24+i)]
  yt5_AIC_P3 = finaldataset$Data.FEDFUNDS[5:(25+i)]
  yt6_AIC_P3 = M1REALgrowth[4:(24+i)]
  yt7_AIC_P3 = S.P.500growth[4:(24+i)]
  yt8_AIC_P3 = GDPgrowth[3:(23+i)]
  yt9_AIC_P3 = finaldataset$Data.CUMFNS[4:(24+i)]
  yt10_AIC_P3 = finaldataset$Data.UNRATESTx[4:(24+i)]
  yt11_AIC_P3 = CPIAUCSLgrowth[3:(23+i)]
  yt12_AIC_P3 = finaldataset$Data.FEDFUNDS[4:(24+i)]
  yt13_AIC_P3 = M1REALgrowth[3:(23+i)]
  yt14_AIC_P3 = S.P.500growth[3:(23+i)]
  yt15_AIC_P3 = GDPgrowth[2:(22+i)]
  yt16_AIC_P3 = finaldataset$Data.CUMFNS[3:(23+i)]
  yt17_AIC_P3 = finaldataset$Data.UNRATESTx[3:(23+i)]
  yt18_AIC_P3 = CPIAUCSLgrowth[2:(22+i)]
  yt19_AIC_P3 = finaldataset$Data.FEDFUNDS[3:(23+i)]
  yt20_AIC_P3 = M1REALgrowth[2:(22+i)]
  yt21_AIC_P3 = S.P.500growth[2:(22+i)]
  
  z_AIC_P3 = rbind(ones_AIC_P3,
                   yt1_AIC_P3,
                   yt2_AIC_P3,
                   yt3_AIC_P3,
                   yt4_AIC_P3,
                   yt5_AIC_P3,
                   yt6_AIC_P3,
                   yt7_AIC_P3,
                   yt8_AIC_P3,
                   yt9_AIC_P3,
                   yt10_AIC_P3,
                   yt11_AIC_P3,
                   yt12_AIC_P3,
                   yt13_AIC_P3,
                   yt14_AIC_P3,
                   yt15_AIC_P3,
                   yt16_AIC_P3,
                   yt17_AIC_P3,
                   yt18_AIC_P3,
                   yt19_AIC_P3,
                   yt20_AIC_P3,
                   yt21_AIC_P3)
  
  Y_AIC_P3 = rbind(GDPgrowth[5:(25+i)],
                   finaldataset$Data.CUMFNS[6:(26+i)],
                   finaldataset$Data.UNRATESTx[6:(26+i)],
                   CPIAUCSLgrowth[5:(25+i)],
                   finaldataset$Data.FEDFUNDS[6:(26+i)],
                   M1REALgrowth[5:(25+i)],
                   S.P.500growth[5:(25+i)])
  
  C_AIC_P3 = solve(z_AIC_P3%*%t(z_AIC_P3))
  B_AIC_P3 = Y_AIC_P3%*%t(z_AIC_P3)
  A_AIC_P3 = B_AIC_P3%*%C_AIC_P3
  
  pred_AIC_P3= A_AIC_P3[1,1] +
    (A_AIC_P3[1,2]*GDPgrowth[25+i])+
    (A_AIC_P3[1,3]*finaldataset$Data.CUMFNS[26+i])+
    (A_AIC_P3[1,4]*finaldataset$Data.UNRATESTx[26+i])+
    (A_AIC_P3[1,5]*CPIAUCSLgrowth[25+i])+
    (A_AIC_P3[1,6]*finaldataset$Data.FEDFUNDS[26+i])+
    (A_AIC_P3[1,7]*M1REALgrowth[25+i])+
    (A_AIC_P3[1,8]*S.P.500growth[25+i])+
    (A_AIC_P3[1,9]*GDPgrowth[24+i])+
    (A_AIC_P3[1,10]*finaldataset$Data.CUMFNS[25+i])+
    (A_AIC_P3[1,11]*finaldataset$Data.UNRATESTx[25+i])+
    (A_AIC_P3[1,12]*CPIAUCSLgrowth[24+i])+
    (A_AIC_P3[1,13]*finaldataset$Data.FEDFUNDS[25+i])+
    (A_AIC_P3[1,14]*M1REALgrowth[24+i])+
    (A_AIC_P3[1,15]*S.P.500growth[24+i])+
    (A_AIC_P3[1,16]*GDPgrowth[23+i])+
    (A_AIC_P3[1,17]*finaldataset$Data.CUMFNS[24+i])+
    (A_AIC_P3[1,18]*finaldataset$Data.UNRATESTx[24+i])+
    (A_AIC_P3[1,19]*CPIAUCSLgrowth[23+i])+
    (A_AIC_P3[1,20]*finaldataset$Data.FEDFUNDS[24+i])+
    (A_AIC_P3[1,21]*M1REALgrowth[23+i])+
    (A_AIC_P3[1,22]*S.P.500growth[23+i])
  
  Forecasting_var_AIC_P3 <-  append(Forecasting_var_AIC_P3,pred_AIC_P3)
  
}


Resd_1_AIC_P3 = Y_AIC_P3 - (A_AIC_P3%*%z_AIC_P3)
Cov_resM1_T_AIC_P3 = (Resd_1_AIC_P3%*%t(Resd_1_AIC_P3))/247
AIC_P3= log(det(Cov_resM1_T_AIC_P3)) + ((2/247)*(3*(7^2)+7))

AIC_P3

#AIC_P3 = 1.327928


#For p=4

Forecasting_var_P4= c()

for (i in 1:(length(GDPgrowth)-32)){
  
  ones_P4 = rep(1,(28+i))
  yt1_P4 = GDPgrowth[4:(31+i)]
  yt2_P4 = finaldataset$Data.CUMFNS[5:(32+i)]
  yt3_P4 = finaldataset$Data.UNRATESTx[5:(32+i)]
  yt4_P4 = CPIAUCSLgrowth[4:(31+i)]
  yt5_P4 = finaldataset$Data.FEDFUNDS[5:(32+i)]
  yt6_P4 = M1REALgrowth[4:(31+i)]
  yt7_P4 = S.P.500growth[4:(31+i)]
  yt8_P4 = GDPgrowth[3:(30+i)]
  yt9_P4 = finaldataset$Data.CUMFNS[4:(31+i)]
  yt10_P4 = finaldataset$Data.UNRATESTx[4:(31+i)]
  yt11_P4 = CPIAUCSLgrowth[3:(30+i)]
  yt12_P4 = finaldataset$Data.FEDFUNDS[4:(31+i)]
  yt13_P4 = M1REALgrowth[3:(30+i)]
  yt14_P4 = S.P.500growth[3:(30+i)]
  yt15_P4 = GDPgrowth[2:(29+i)]
  yt16_P4 = finaldataset$Data.CUMFNS[3:(30+i)]
  yt17_P4 = finaldataset$Data.UNRATESTx[3:(30+i)]
  yt18_P4 = CPIAUCSLgrowth[2:(29+i)]
  yt19_P4 = finaldataset$Data.FEDFUNDS[3:(30+i)]
  yt20_P4 = M1REALgrowth[2:(29+i)]
  yt21_P4 = S.P.500growth[2:(29+i)]
  yt22_P4 = GDPgrowth[1:(28+i)]
  yt23_P4 = finaldataset$Data.CUMFNS[2:(29+i)]
  yt24_P4 = finaldataset$Data.UNRATESTx[2:(29+i)]
  yt25_P4 = CPIAUCSLgrowth[1:(28+i)]
  yt26_P4 = finaldataset$Data.FEDFUNDS[2:(29+i)]
  yt27_P4 = M1REALgrowth[1:(28+i)]
  yt28_P4 = S.P.500growth[1:(28+i)]
  
  z_P4 = rbind(ones_P4,
               yt1_P4,
               yt2_P4,
               yt3_P4,
               yt4_P4,
               yt5_P4,
               yt6_P4,
               yt7_P4,
               yt8_P4,
               yt9_P4,
               yt10_P4,
               yt11_P4,
               yt12_P4,
               yt13_P4,
               yt14_P4,
               yt15_P4,
               yt16_P4,
               yt17_P4,
               yt18_P4,
               yt19_P4,
               yt20_P4,
               yt21_P4,
               yt22_P4,
               yt23_P4,
               yt24_P4,
               yt25_P4,
               yt26_P4,
               yt27_P4,
               yt28_P4)
  
  Y_P4 = rbind(GDPgrowth[5:(32+i)],
               finaldataset$Data.CUMFNS[6:(33+i)],
               finaldataset$Data.UNRATESTx[6:(33+i)],
               CPIAUCSLgrowth[5:(32+i)],
               finaldataset$Data.FEDFUNDS[6:(33+i)],
               M1REALgrowth[5:(32+i)],
               S.P.500growth[5:(32+i)])
  
  C_P4 = solve(z_P4%*%t(z_P4))
  B_P4 = Y_P4%*%t(z_P4)
  A_P4 = B_P4%*%C_P4
  
  pred_P4= A_P4[1,1] +
    (A_P4[1,2]*GDPgrowth[32+i])+
    (A_P4[1,3]*finaldataset$Data.CUMFNS[33+i])+
    (A_P4[1,4]*finaldataset$Data.UNRATESTx[33+i])+
    (A_P4[1,5]*CPIAUCSLgrowth[32+i])+
    (A_P4[1,6]*finaldataset$Data.FEDFUNDS[33+i])+
    (A_P4[1,7]*M1REALgrowth[32+i])+
    (A_P4[1,8]*S.P.500growth[32+i])+
    (A_P4[1,9]*GDPgrowth[31+i])+
    (A_P4[1,10]*finaldataset$Data.CUMFNS[32+i])+
    (A_P4[1,11]*finaldataset$Data.UNRATESTx[32+i])+
    (A_P4[1,12]*CPIAUCSLgrowth[31+i])+
    (A_P4[1,13]*finaldataset$Data.FEDFUNDS[32+i])+
    (A_P4[1,14]*M1REALgrowth[31+i])+
    (A_P4[1,15]*S.P.500growth[31+i])+
    (A_P4[1,16]*GDPgrowth[30+i])+
    (A_P4[1,17]*finaldataset$Data.CUMFNS[31+i])+
    (A_P4[1,18]*finaldataset$Data.UNRATESTx[31+i])+
    (A_P4[1,19]*CPIAUCSLgrowth[30+i])+
    (A_P4[1,20]*finaldataset$Data.FEDFUNDS[31+i])+
    (A_P4[1,21]*M1REALgrowth[30+i])+
    (A_P4[1,22]*S.P.500growth[30+i])+
    (A_P4[1,23]*GDPgrowth[29+i])+
    (A_P4[1,24]*finaldataset$Data.CUMFNS[30+i])+
    (A_P4[1,25]*finaldataset$Data.UNRATESTx[30+i])+
    (A_P4[1,26]*CPIAUCSLgrowth[29+i])+
    (A_P4[1,27]*finaldataset$Data.FEDFUNDS[30+i])+
    (A_P4[1,28]*M1REALgrowth[29+i])+
    (A_P4[1,29]*S.P.500growth[29+i])
  
  
  Forecasting_var_P4 <- append(Forecasting_var_P4,pred_P4)
  
}

Resd_2_P4= Y_P4-(A_P4%*%z_P4)

Cov_resM4_T = (Resd_2_P4%*%t(Resd_2_P4))/247

AIC_P4= log(det(Cov_resM4_T)) + ((2/247)*((4*(7^2))+7))

AIC_P4

#AIC_P4 = 1.442107

GDPgrowth_VAR_graph_P4 <- GDPgrowth[-c(1:33)]

par(mfrow=c(1,1))
ts.plot(GDPgrowth_VAR_graph_P4, type = 'l', xlab="Time", ylab="GDP Growth", ylim=c(-40,20))
points(Forecasting_var_P4, col= 'red', type = 'l', lty=5)
# points(Forecastingtis[7:248], col= 'blue', type = 'l', lty=5)

forecasting_error_VAR_P4= (sqrt((1/length(GDPgrowth_VAR_graph_P4))*sum((GDPgrowth_VAR_graph_P4-Forecasting_var_P4[-c(219)])^2)))
forecasting_error_VAR_P4

# forecasting_error_VAR = 4.099632


############ Model Comparison ######

GDPgrowth_AR_graph_65 <- GDPgrowth[-c(1:25)]

forecasting_error_AR_65 = (sqrt((1/length(GDPgrowth_AR_graph_65))*sum((GDPgrowth_AR_graph_65-Forecastingtis_AR[-c(1:22,249)])^2)))
forecasting_error_AR_65

forecasting_error_VAR_65 = (sqrt((1/length(GDPgrowth_AR_graph_65))*sum((GDPgrowth_AR_graph_65-Forecasting_var[-c(1:16,243)])^2)))
forecasting_error_VAR_65
